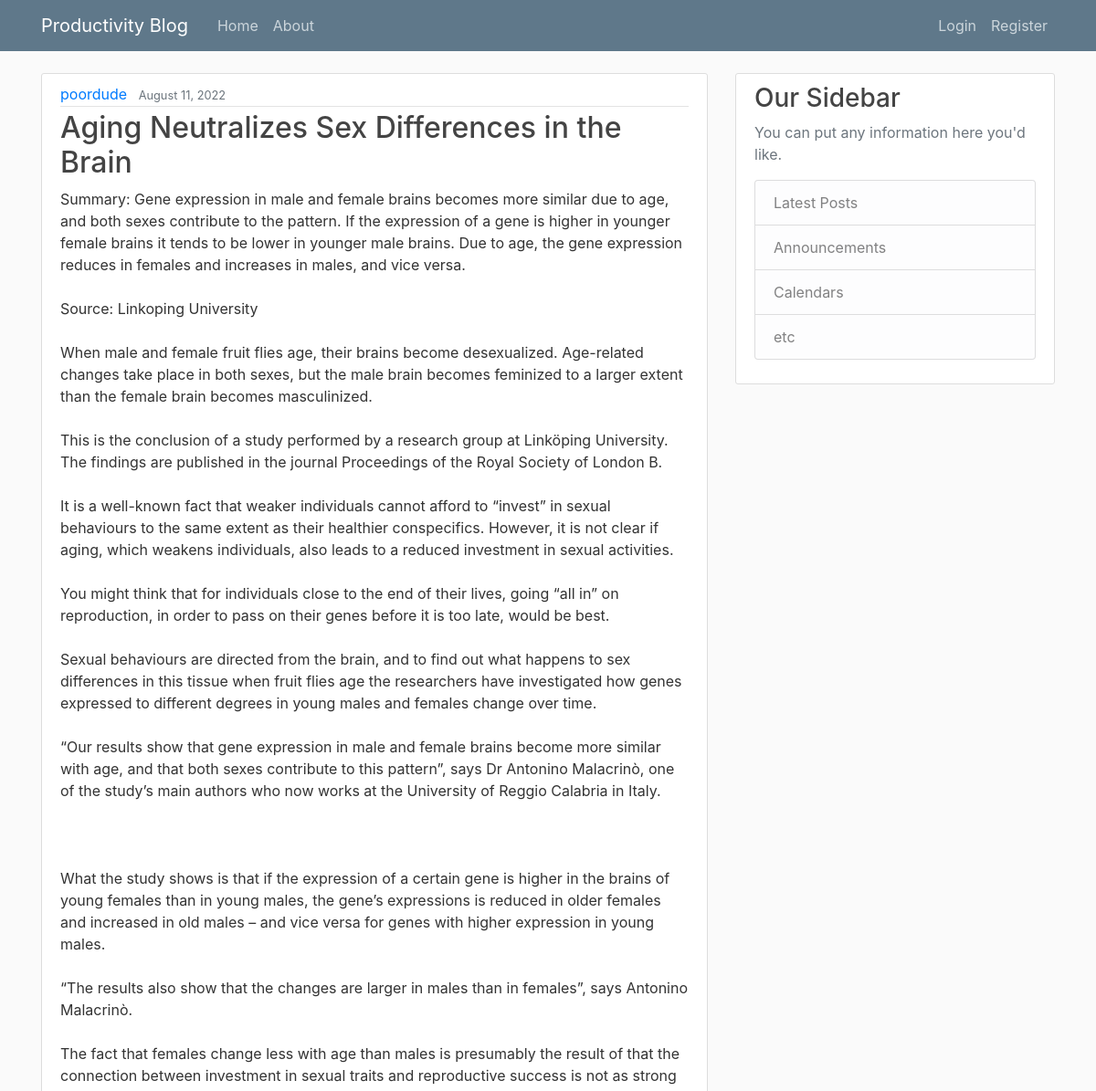
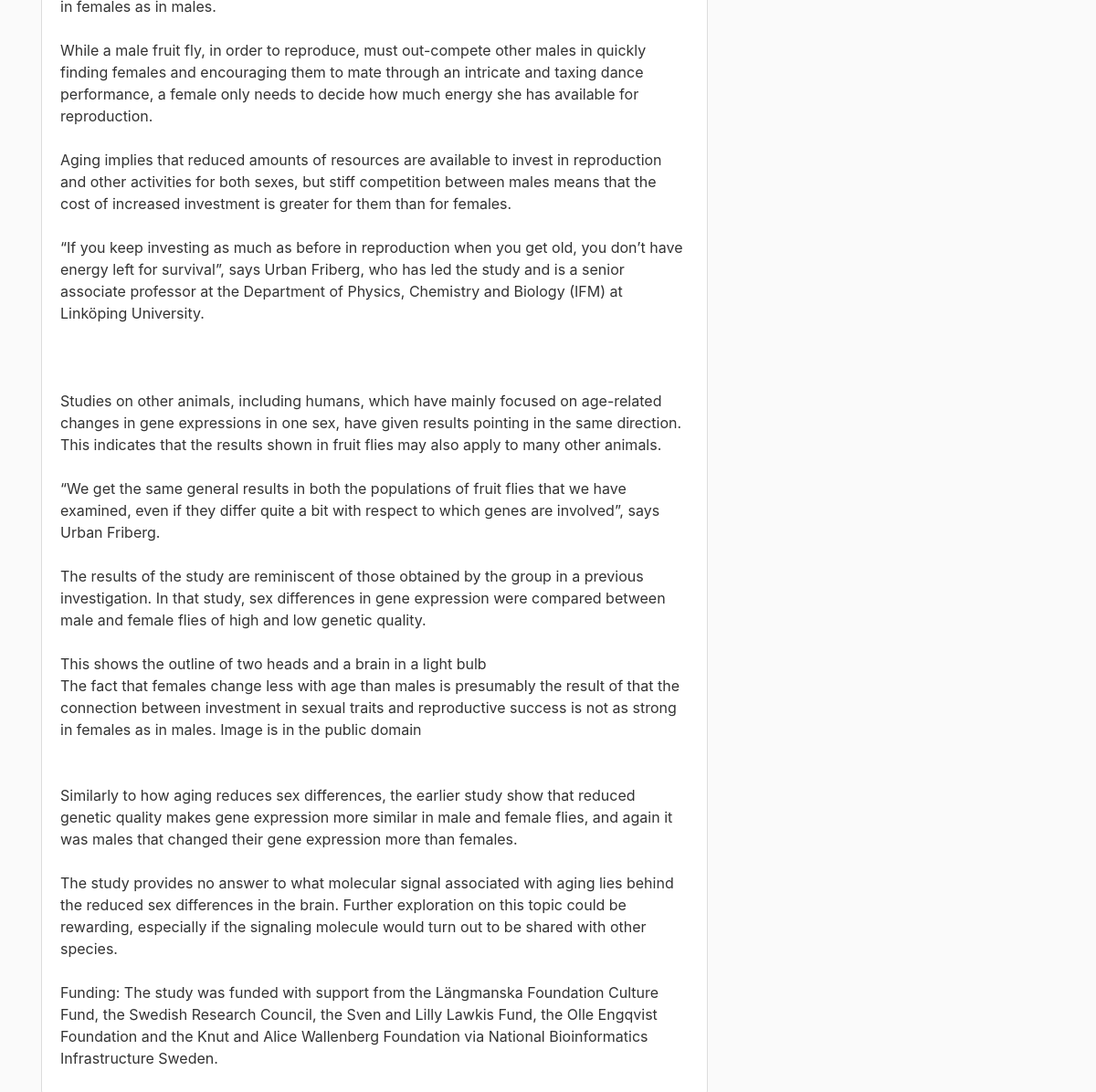
Screenshot of /post/15/ with the database file from the repository (2 pictures, top to bottom).
### blog/models.py (models this page shows, shortened)
class Post(models.Model):
    title = models.CharField(max_length=200)
    content = models.TextField(max_length=250)
    full_content = models.TextField(null=True)
    date_posted = models.DateTimeField(default=timezone.now)
    author = models.ForeignKey(User, on_delete=models.CASCADE)

### blog/views.py (the view)
# urls.py: path('post/<int:pk>/', views.PostDetailView.as_view(), name='post_detail'),
class PostDetailView(DetailView):
       model = Post

### blog/templates/blog/post_detail.html (shortened to what this page needs)
{% extends "blog/base.html" %}
{% block content %}
 <article class="media content-section">
     <div class="media-body">
         <div class="article-metadata">
             <a href="{% url 'user_post' object.author %}" class="mr-2">{{object.author}}</a>
             <small class="text-muted">{{object.date_posted|date:'F d, Y'}}</small>
         </div>
         <h2><a class="article-title" href="#">{{object.title}}</a></h2>
         <p class="article-content">{{object.full_content}}</p>
     </div>
 </article>
{% endblock %}

### blog/static/blog/main.css (style rules this page uses)
body { background: #fafafa; color: #333333; margin-top: 5rem; }
h1, h2, h3, h4, h5, h6 { color: #444444; }
.content-section { background: #ffffff; padding: 10px 20px; border: 1px solid #dddddd; border-radius: 3px; margin-bottom: 20px; }
.article-title { color: #444444; }
.article-content { white-space: pre-line; }
.article-metadata { padding-bottom: 1px; margin-bottom: 4px; border-bottom: 1px solid #e3e3e3 }

### rows the page displays
Post: author "poordude", date_posted "August 11, 2022", title "Aging Neutralizes Sex Differences in the Brain", full_content "Summary: Gene expression in male and female brains becomes more similar due to age, and both sexes contribute to the pattern. If the expression of a gene is higher in younger female brains it tends to be lower in younger male brains. Due to age, the gene expression reduces in females and increases in males, and vice versa. Source: Linkoping University When male and female fruit flies age, their brains become desexualized. Age-related changes take place in both sexes, but the male brain becomes feminized to a larger extent than the female brain becomes masculinized. This is the conclusion of a study performed by a research group at Linköping University. The findings are published in the…"
